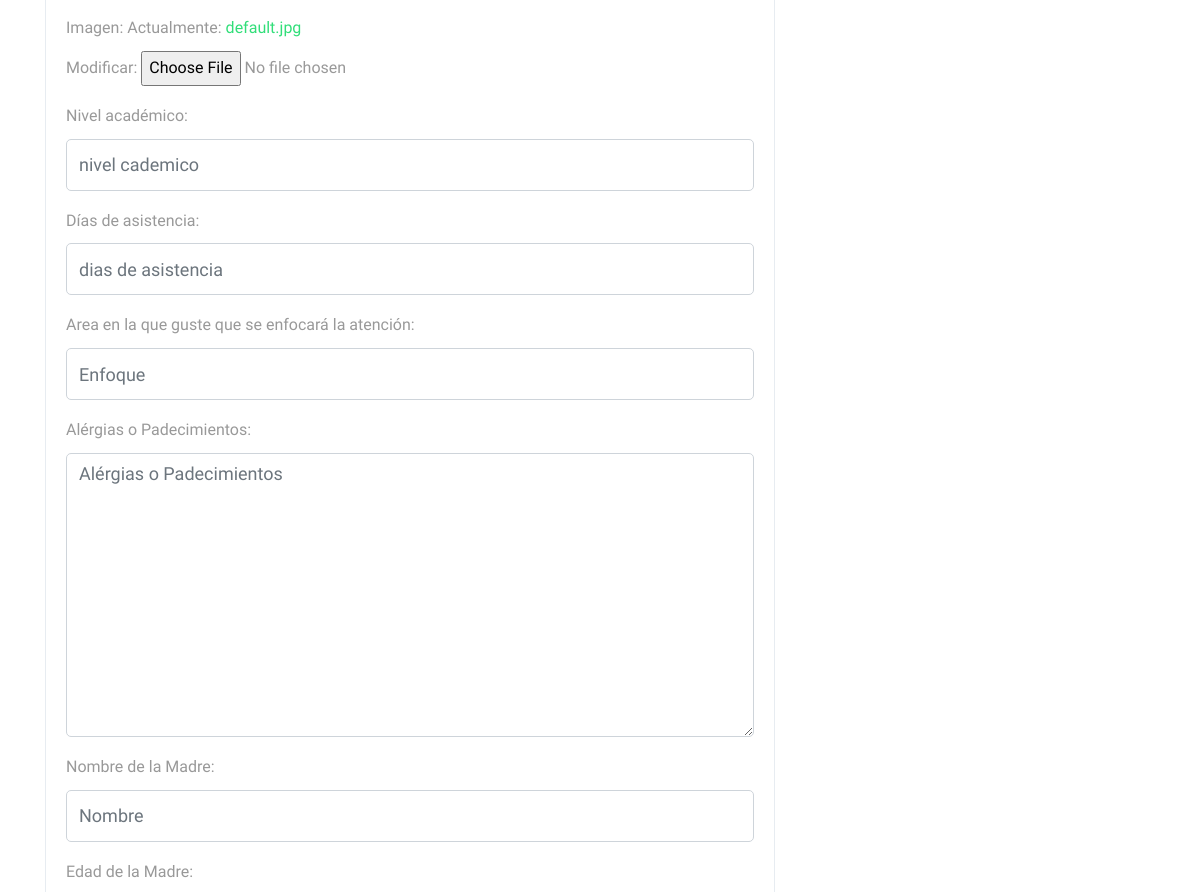
Before: /profile/ (signed in, middle part) with the older database file.
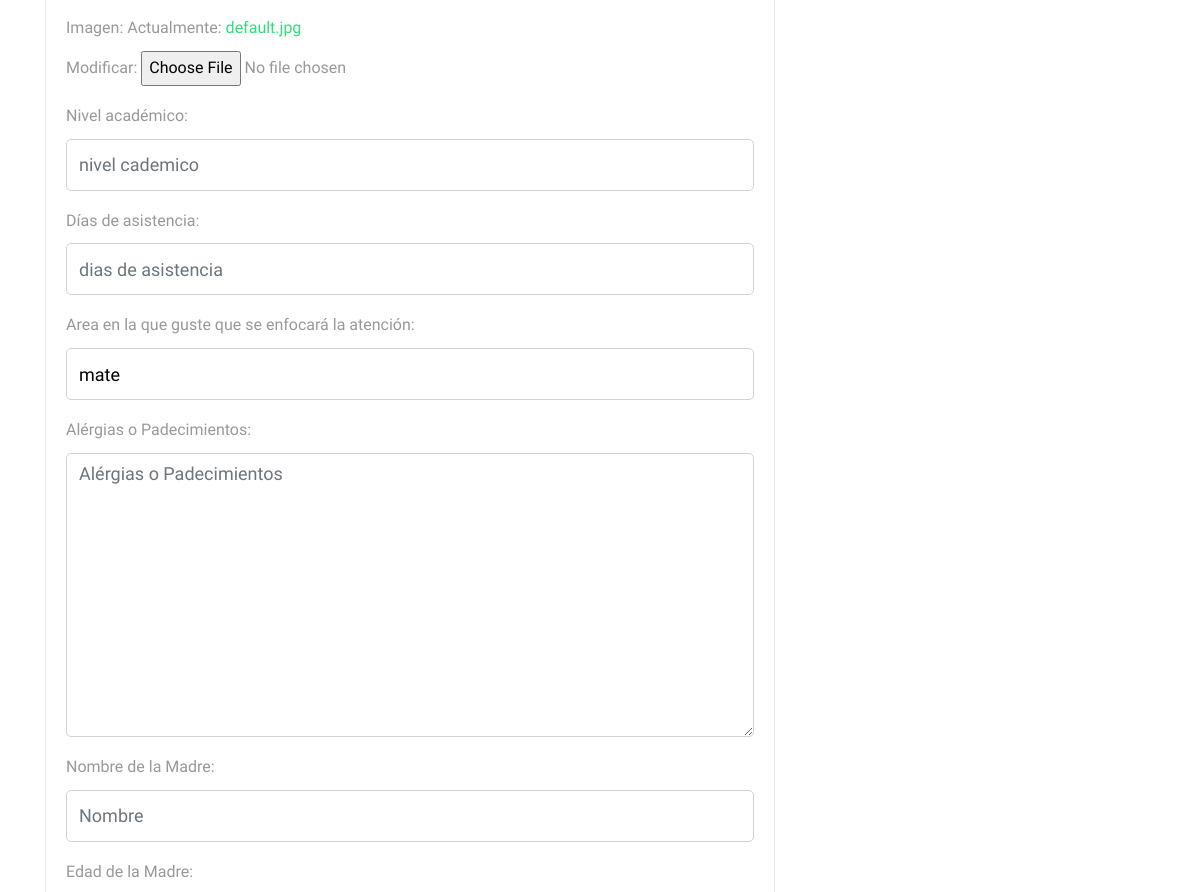
After: the same page with the newer database file.
### usuario/models.py (models this page shows, shortened)
class Usuario(AbstractBaseUser,PermissionsMixin):
    imagen       =  models.ImageField(default='default.jpg',upload_to='profile_pics')
    email        =  models.EmailField(max_length=60,blank=True)
    facebook     =  models.CharField(max_length=100,blank=True)
    username     =  models.CharField(max_length=30,unique=True)
    nombre       =  models.CharField(max_length=100)
    apellido     =  models.CharField(max_length=100)
    edad         =  models.IntegerField(blank=True,null=True)
    padecimientos = models.TextField(verbose_name="padecimientos",blank=True)
    asistencia = models.CharField(verbose_name="Días de asistencia",max_length=100,blank=True)
    enfoque = models.CharField(verbose_name="Area en la que guste que se enfocará la atención",max_length=100,blank=True)
    nombre_de_la_madre =  models.CharField(verbose_name="Nombre de la Madre",max_length=100,blank=True)
    edad_de_la_madre =  models.IntegerField(verbose_name="Edad",blank=True, null=True)
    ocupacion_de_la_madre = models.CharField(verbose_name="Ocupación",max_length=100,blank=True)
    numero_de_la_madre   =  models.IntegerField(verbose_name="Número de contacto",blank=True,null=True)
    nombre_del_padre =  models.CharField(verbose_name="Nombre del Padre",max_length=100,blank=True)
    edad_del_padre =  models.IntegerField(verbose_name="Edad",blank=True, null=True)
    ocupacion_del_padre = models.CharField(verbose_name="Ocupación",max_length=100,blank=True)
    numero_del_padre    =  models.IntegerField(verbose_name="Número de contacto",blank=True,null=True)
    fecha_nacimiento = models.DateField(verbose_name="Fecha de nacimiento",blank=True, null=True)
    escuela      =  models.CharField(verbose_name="Nombre de la escuela",max_length=100,blank=True)
    domicilio    =  models.CharField(verbose_name="Domicilio",max_length=150,blank=True)
    status_paquetes = models.BooleanField(verbose_name="¿Tiene Paquetes Activos?",default=False)
    '''
    NIVEL_STATUS = (
         ('k','Kinder'),
         ('p','Primaria'),
         ('s','Secundaria'),
         ('b','bachillerato'),
         ('u','universidad'))
    '''
    nivel_academico = models.CharField(max_length=500,blank=True,verbose_name='Nivel académico del alumno')
    date_joined  =  models.DateTimeField(verbose_name="Fecha de ingreso",auto_now_add=True)
    last_login   =  models.DateTimeField(verbose_name="Ultima fecha de Sesión",auto_now=True)
    is_admin     =  models.BooleanField(verbose_name="¿Es Administrador?",default=False)
    is_active    =  models.BooleanField(verbose_name="¿Esta Acivo?",default=True)
    is_staff     =  models.BooleanField(verbose_name="¿Es parte del Staff?",default=False)
    is_superuser =  models.BooleanField(verbose_name="¿Es Super Usuario?",default=False)
    grupo = models.ForeignKey(Group,on_delete=models.SET_NULL,null=True)
    USERNAME_FIELD  = "username"
    REQUIRED_FIELDS = ["nombre","apellido"]
    objects = MyUsuarioManager()

### app/views.py (the view)
# urls.py: path('profile/', views.profile,name='profile'),
@login_required
def profile(request):
    context = {}
    if request.POST:
        form = UserUpdateForm(request.POST,request.FILES,instance=request.user)
        if form.is_valid():
            form.save()
            if form.changed_data:
                evento = Historial_User(mensaje=f"datos actualizados del Perfil: {form.changed_data}",usuario=request.user)
                evento.save()
                messages.success( request,'Los datos del formulario han sido actualizados')
                if not request.user.is_superuser:
                    usuarios = get_user_model().objects.filter(is_superuser=True)
                    notify.send(request.user,recipient=usuarios,verb="notificacion-de-edicion-de-perfil",description=f"datos actualizados del Perfil: {form.changed_data}",action_object=request.user)
        else:
            messages.warning(request,'Error al procesar el formulario')
    else:
        form =UserUpdateForm(instance=request.user)
    context['profile_form'] = form
    user_status = online_users.models.OnlineUserActivity.get_user_activities(timedelta(seconds=60))
    context['online_users'] = (user for user in  user_status)
    context['historial'] = request.user.historial.all().order_by('-fecha')
    publicidad = Publicidad.objects.all()
    id_item_activate = 0
    if publicidad:
        id_item_activate = publicidad[0].id
    context["publicidad"] = publicidad
    context["id_item_activate"] = id_item_activate
    return render(request,'app/profile.html',context)

### app/templates/app/profile.html (shortened to what this page needs)
{% extends 'main/base.html' %}
{% load crispy_forms_tags%}
{% load static %}
{% block content %}
<section class="ftco-section  notifications-fix-top">
  <div class="container">
    <div class="row">
        <div class="col-md-8">
            <div class="portlet light bordered ftco-animate">
                <div class="portlet-body">
                        <div class="tab-content">
                            <div role="tabpanel" class="tab-pane active" id="home">
                                <form method="POST" enctype="multipart/form-data" novalidate>
                                  {% for field in profile_form %}
                                  <div class="form-group">
                                      {{ field.label_tag }}
                                      {{ field }}
                                  </div>
                                  {% endfor %}
                                </form>
                            </div>
                        </div>
                </div>
            </div>
        </div>
        <div class="col-md-4">
      </div>
    </div>
  </div>
</section>
{% endblock content %}

Changed rows visible on the page:
changed Usuario: enfoque (not shown) → "mate"
